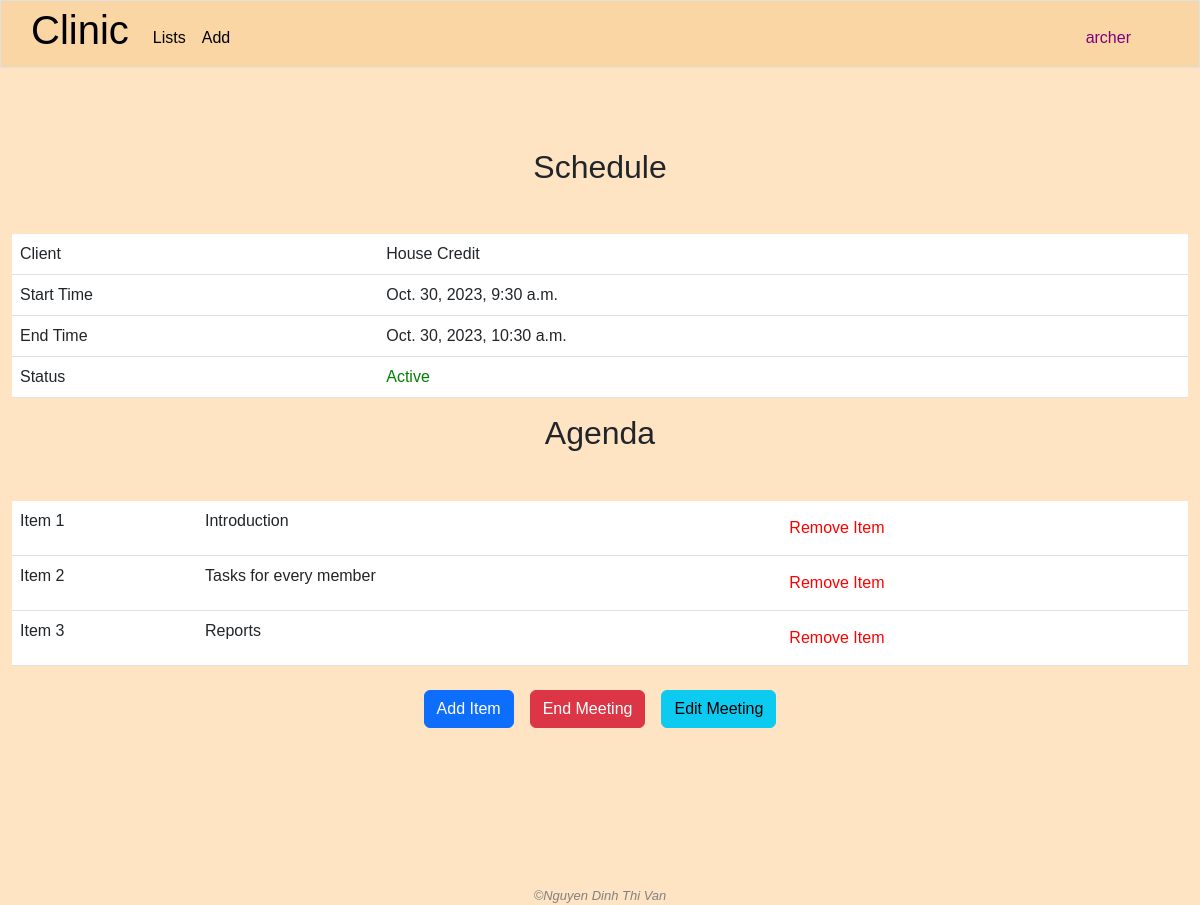
Page /meeting_agenda/9 (signed in) on the earlier database version.
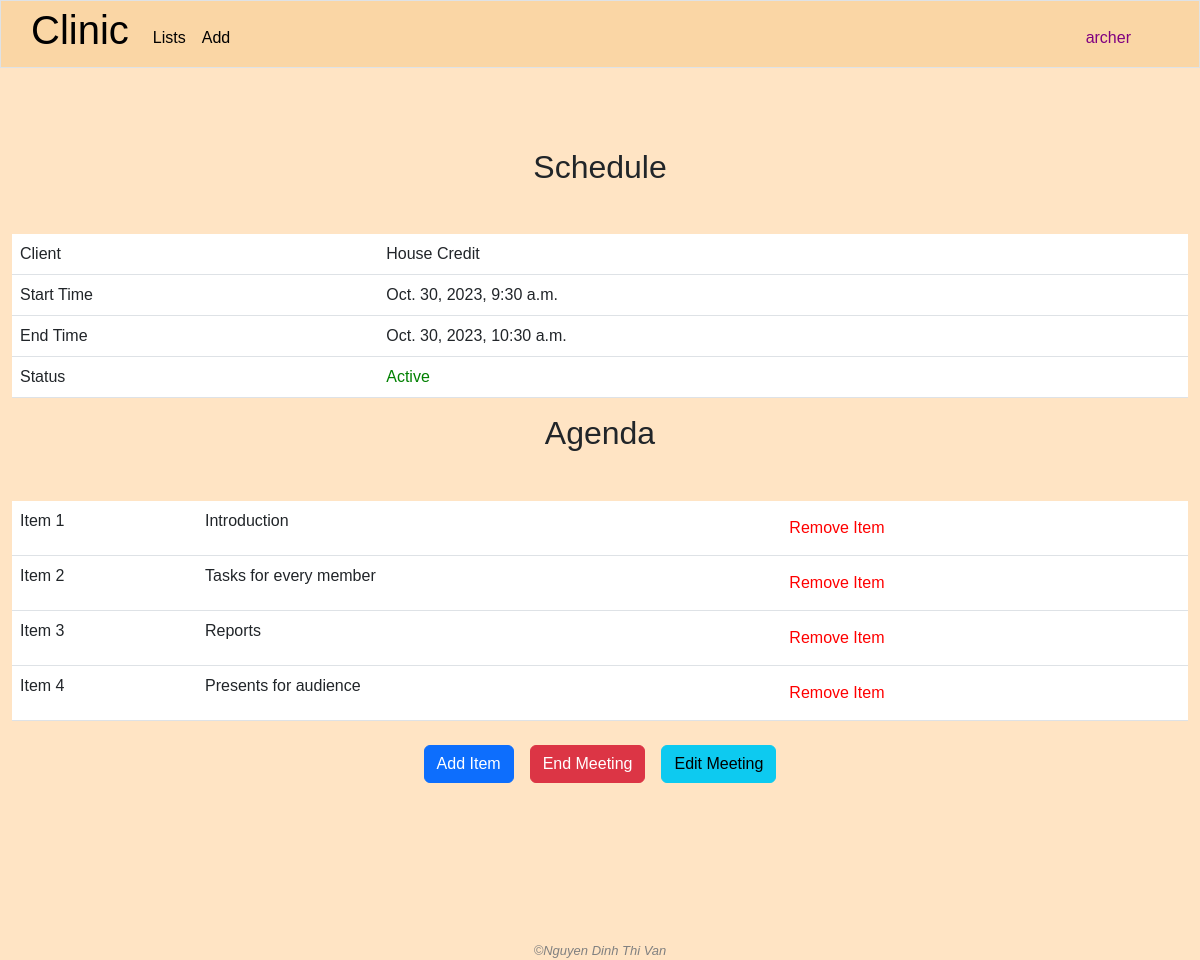
Same page on the later database version.
### clinic/models.py (models this page shows, shortened)
class User(AbstractUser):
    class Level(models.IntegerChoices):
        LOW = 1
        MIDDLE = 2
        TOP = 3
    management_right_level = models.IntegerField(choices=Level.choices, blank=True, null=True)

class MeetUp(models.Model):
    start_time = models.DateTimeField(blank=True, null=True)
    end_time = models.DateTimeField(blank=True, null=True)
    client = models.ForeignKey(Company, on_delete=models.CASCADE, related_name='meetings')
    created = models.DateTimeField(auto_now_add=True)
    end_or_not = models.BooleanField(default=False)

class Company(models.Model):
    name = models.CharField(max_length=255)
    industry = models.CharField(max_length=255)
    address = models.TextField()
    email = models.CharField(max_length=255, blank=True, null=True)
    phone = models.CharField(max_length=255, blank=True, null=True)
    representative = models.ForeignKey('People', on_delete=models.SET_NULL, blank=True, null=True, related_name="companies")
    male_headcount = models.IntegerField()
    female_headcount = models.IntegerField()
    created_by = models.ForeignKey(User, on_delete=models.SET_NULL, blank=True, null=True, related_name="add_companies")
    modified_by = models.ForeignKey(User, on_delete=models.SET_NULL, blank=True, null=True, related_name="modified_companies")

class MeetingAgendaItem(models.Model):
    meetup = models.ForeignKey(MeetUp, on_delete=models.CASCADE, related_name='agenda')
    item = models.TextField()
    result = models.TextField()

### clinic/views.py (the view)
# urls.py: path('meeting_agenda/<int:meeting_id>', views.meeting_agenda, name="meeting_agenda"),
@login_required
def meeting_agenda(request, meeting_id):
    meeting = MeetUp.objects.get(pk=meeting_id)
    yay_message = request.session.get('yay_message', '')
    nay_message = request.session.get('nay_message', '')
    request.session['yay_message'] = ''
    request.session['nay_message'] = ''
    return render(request, "clinic/meeting_agenda.html", {
        "meeting": meeting,
        "nay_message": nay_message,
        "yay_message": yay_message
    })

### clinic/templates/clinic/meeting_agenda.html (shortened to what this page needs)
{% extends "clinic/layout.html" %}
{% load static %}
{% block main %}
    <h2 class="text-center page-title">Schedule</h2>
    <div class="container-fluid">
        <table class="table table-hover">
            <tbody>
                <tr>
                    <td>Client</td>
                    <td>{{ meeting.client.name }}</td>
                </tr>
                <tr>
                    <td>Start Time</td>
                    <td>{{ meeting.start_time }}</td>
                </tr>
                <tr>
                    <td>End Time</td>
                    <td>{{ meeting.end_time }}</td>
                </tr>
                <tr>
                    <td>Status</td>
                    <td>
                        {% if not meeting.end_or_not %}
                            <span style="color: green;">Active</span>
                        {% else %}
                            <span style="color: red;">Ended</span>
                        {% endif %}
                    </td>
                </tr>
            </tbody>
        </table>
    </div>
    <h2 class="text-center page-title">Agenda</h2>
    <div class="container-fluid">
        <table class="table table-hover">
            <tbody>
                {% for item in meeting.agenda.all.values %}
                    <tr>
                        <td>Item {{ forloop.counter }}</td>
                        <td>{{ item.item }}</td>
                        <td>
                            <form action="{% url 'meeting_item_remove' meeting_id=meeting.id %}" method="post" onsubmit="return confirm('Do you really want to remove this agenda item?');">
                                <button class="btn btn-link no-underline"><span style="color: red;">Remove Item</span></button>
                            </form>
                        </td>
                    </tr>
                {% empty %}
                    <tr>
                        No item yet
                    </tr>
                {% endfor %}
            </tbody>
        </table>
    </div>
    {% if not meeting.end_or_not %}
        <div style="display: flex; justify-content: center; align-items: center;">
            <div>
                <table>
                    <tbody>
                        <tr>
                            <td>
                                <button class="btn btn-primary" id="show-add-meeting-agenda-form">Add Item</button>
                            </td>
                            <td>
                                <form action="{% url 'end_meeting' %}" method="post" id="end-meeting-form" onsubmit="return confirm('Are you really want to end this meeting?');">
                                    <button class="btn btn-danger">End Meeting</button>
                                </form>
                            </td>
                            <td>
                                <a class="text-center btn btn-info" href="{% url 'edit_meeting' meeting_id=meeting.id %}">Edit Meeting</a>
                            </td>
                        </tr>
                    </tbody>
                </table>
            </div>
        </div>
    {% endif %}
{% endblock %}

### clinic/templates/clinic/layout.html (shortened to what this page needs)
{% load static %}
<!DOCTYPE html>
<html lang="en">
    <head>
        <link rel="stylesheet" href="https://cdnjs.cloudflare.com/ajax/libs/font-awesome/4.7.0/css/font-awesome.min.css">
        <link rel="stylesheet" href="{% static 'clinic/bootstrap.css' %}">
        <link rel="stylesheet" href="{% static 'clinic/styles.css' %}">
    </head>
    <body>
        <nav class="navbar navbar-expand-lg navbar-custom border">
            <a class="navbar-brand" href="{% url 'index' %}"><span><h1>Clinic</h1></span></a>
            <div class="collapse navbar-collapse" id="navbar">
                <ul class="navbar-nav me-auto mt-2">
                    <li class="nav-item">
                        <div class="dropdown">
                            <button class="nav-link active" type="button" id="dropdownMenuButton3" data-bs-toggle="dropdown" aria-expanded="false">
                                Lists
                            </button>
                        </div>
                    </li>
                    {% if user.is_authenticated %}
                        <li class="nav-item" id="adding-items">
                            <div class="dropdown">
                                <button class="nav-link active" type="button" id="dropdownMenuButton1" data-bs-toggle="dropdown" aria-expanded="false">
                                    Add
                                </button>
                            </div>
                        </li>
                    {% endif %}
                </ul>
                <ul class="navbar-nav ms-auto mt-2">
                    {% if user.is_authenticated %}
                        <li class="nav-item">
                            <div class="dropdown">
                                <button class="nav-link active" style="color: purple;" type="button" id="dropdownMenuButton2" data-bs-toggle="dropdown" aria-expanded="false">
                                    {{ user.username }}
                                </button>
                            </div>
                        </li>
                    {% else %}
                        <li class="nav-item">
                            <a class="nav-link active" href="{% url 'login' %}">
                                Log in
                            </a>
                        </li>
                    {% endif %}
                </ul>
            </div>
        </nav>
        <main>{% block main %}{% endblock %}</main>
        <footer class="text-center">
            &#169;Nguyen Dinh Thi Van
        </footer>
    </body>
</html>

### clinic/static/clinic/styles.css (style rules this page uses)
body { font-family: sans-serif; }
body { color: auto; background-color: bisque; }
main { min-height: 40vh; }
footer { margin-top: 150px; font-family: sans-serif; font-size: 13px; font-style: italic; color: grey; }
.navbar-custom { padding: 0 60px 0 30px; background: #FAD6A5; margin-bottom: 30px; }
.page-title { margin-bottom: 1.5em; }
.container-fluid { display: flex; justify-content: center; align-items: center; }
td { padding: .5em; color: orange; }
.no-underline { text-decoration: none; }

Differences in the rows shown:
added MeetingAgendaItem: item "Presents for audience"
